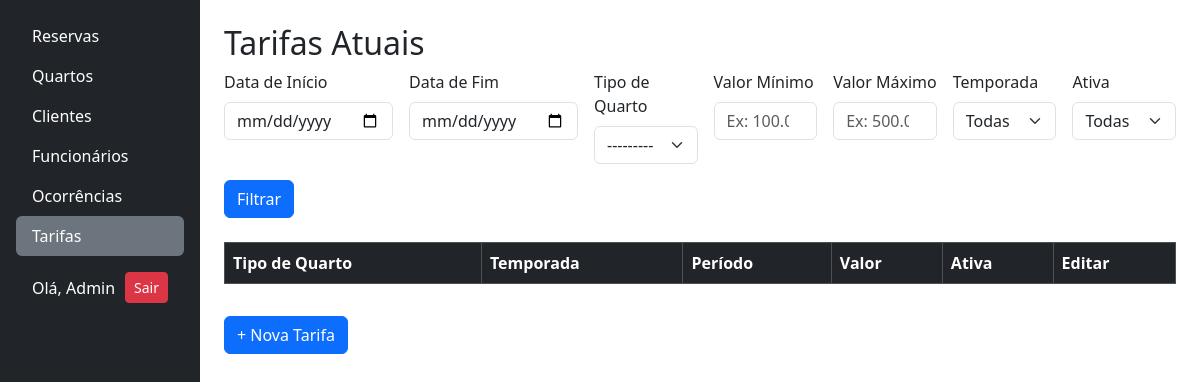
/tarifas/ (signed in), run on an earlier commit of the app's database.
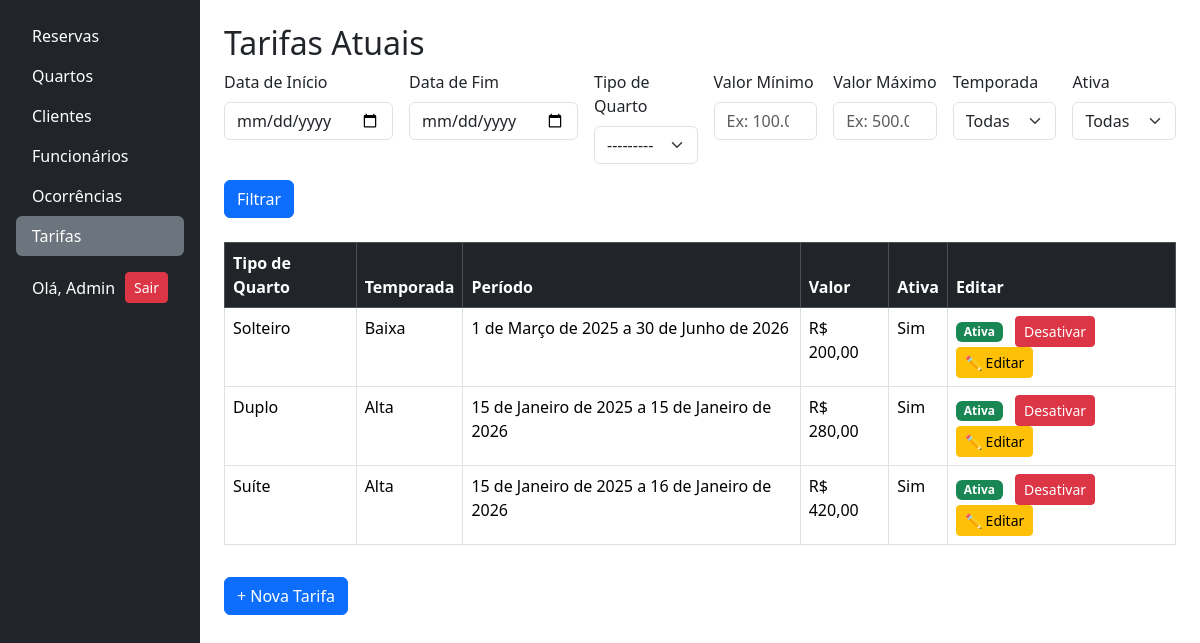
And on a later commit of the database.
### tarifas/models.py (models this page shows, shortened)
class Tarifa(models.Model):
    tipo_quarto = models.ForeignKey(TipoQuarto, on_delete=models.RESTRICT)
    valor = models.DecimalField(max_digits=8, decimal_places=2)
    temporada = models.CharField(
        max_length=10, choices=TEMPORADA_CHOICES, null=True, blank=True)
    ativa = models.BooleanField(default=True)
    data_inicio = models.DateField()
    data_fim = models.DateField()

### quartos/models.py (models this page shows)
class TipoQuarto(models.Model):
    nome = models.CharField(max_length=100, unique=True, blank=False)
    descricao = models.TextField(max_length=400, blank=True, null=True)
    capacidade = models.IntegerField(verbose_name="Capacidade", blank=False)
    def __str__(self):
        return f"{self.nome}"

### tarifas/views.py (the view, shortened to what this page needs)
# urls.py: path('', views.lista_tarifas, name='lista_tarifas'),
@login_required
@user_passes_test(is_admin)
def lista_tarifas(request):
    form = RelatorioTarifas(request.GET or None)
    tarifas = Tarifa.objects.all().order_by('-data_inicio')
    return render(request, "tarifas/lista.html", {
        "form": form,
        "tarifas": tarifas
    })

### tarifas/views.py (called while the page is built)
def is_admin(user):
    return user.is_staff

### tarifas/templates/tarifas/lista.html
{% extends 'base.html' %}
{% load crispy_forms_tags %}
{% block content %}
<h2>Tarifas Atuais</h2>
<form method="get" class="row g-3 mb-4">
  {% for field in form %}
    <div class="col">
      <label for="{{ field.id_for_label }}" class="form-label">{{ field.label }}</label>
      {{ field }}
    </div>
  {% endfor %}
  <div class="col-12">
    <button type="submit" class="btn btn-primary">Filtrar</button>
  </div>
</form>
<div class="table-responsive">
<table class="table table-bordered">
  <thead class="table-dark">
    <tr>
      <th>Tipo de Quarto</th>
      <th>Temporada</th>
      <th>Período</th>
      <th>Valor</th>
      <th>Ativa</th>
      <th>Editar</th>
    </tr>
  </thead>
  <tbody>
    {% for tarifa in tarifas %}
    <tr>
      <td>{{ tarifa.tipo_quarto.nome }}</td>
      <td>{{ tarifa.temporada|default:"-" }}</td>
      <td>{{ tarifa.data_inicio }} a {{ tarifa.data_fim }}</td>
      <td>R$ {{ tarifa.valor }}</td>
      <td>{{ tarifa.ativa|yesno:"Sim,Não" }}</td>
      <td>
        {% if tarifa.ativa %}
          <span class="badge bg-success">Ativa</span>
          <a href="{% url 'desativar_tarifa' tarifa.id %}" class="btn btn-sm btn-danger ms-2">Desativar</a>
        {% else %}
          <span class="badge bg-secondary">Inativa</span>
          <a href="{% url 'ativar_tarifa' tarifa.id %}" class="btn btn-sm btn-danger ms-2">Ativar</a>
        {% endif %}
        <a href="{% url 'editar_tarifa' tarifa.id %}" class="btn btn-sm btn-warning">✏️ Editar</a>
      </td>
    </tr>
    {% endfor %}
  </tbody>
</table>
</div>
<a href="{% url 'nova_tarifa' %}" class="btn btn-primary mt-3">+ Nova Tarifa</a>
{% endblock %}

### templates/base.html (shortened to what this page needs)
<!DOCTYPE html>
<html lang="en">
<head>
    <link href="https://cdn.jsdelivr.net/npm/bootstrap@5.3.6/dist/css/bootstrap.min.css" rel="stylesheet"
>
</head>
<body class="d-flex flex-column min-vh-100">
        <div class="container-fluid flex-grow-1">
        <div class="row h-100">
           {% include "partials/_menu.html" %}
            <main class="col-md-9 ms-sm-auto col-lg-10 px-md-4 pt-4 mb-4">
                {% block content %}
                {% endblock %}
            </main>
        </div>
    </div>
</body>
</html>

### templates/partials/_menu_itens.html
<ul class="nav nav-pills flex-column mb-auto">
    <li>
        <a href="{% url 'reservas:reservas' %}"
           class="nav-link text-white {% if request.resolver_match.app_name == 'reservas' %}active bg-secondary{% endif %}">
            Reservas
        </a>
    </li>
    {% if user.is_staff %}
    <li>
        <a href="{% url 'quartos' %}"
           class="nav-link text-white {% if '/quartos/' in request.path %}active bg-secondary{% endif %}">
            Quartos
        </a>
    </li>
    {% endif %}
    <li>
        <a href="{% url 'clientes' %}"
           class="nav-link text-white {% if '/clientes/' in request.path %}active bg-secondary{% endif %}">
            Clientes
        </a>
    </li>
    {% if user.is_staff %}
    <li>
        <a href="{% url 'funcionarios' %}"
           class="nav-link text-white {% if '/funcionarios/' in request.path %}active bg-secondary{% endif %}">
            Funcionários
        </a>
    </li>
    {% endif %}
    <li>
        <a href="{% url 'lista_ocorrencias' %}" class="nav-link text-white {% if '/ocorrencias/' in request.path %}active bg-secondary{% endif %}">
            Ocorrências
        </a>
    </li>
    {% if user.is_staff %}
    <li>
        {% if request.user.is_staff %}
        <a href="{% url 'lista_tarifas' %}" class="nav-link text-white {% if '/tarifas/' in request.path %}active bg-secondary{% endif %}">
            Tarifas
        </a>
        {% endif %}
    </li>
    {% endif %}
     {% if user.is_authenticated %}
        <li class="mt-3">
            <div class="d-flex align-items-center gap-2 px-3 text-white">
                <span>Olá, {{ user.first_name }}</span>
                <a href="{% url 'logout' %}" class="btn btn-danger btn-sm ms-auto">Sair</a>
                </div>
        </li>
    {% endif %}
</ul>

### templates/partials/_menu.html
<nav id="sidebarMenu"
     class="col-md-3 col-lg-2 d-none d-md-block bg-dark text-white collapse show h-100 p-3">
    {% include "partials/_menu_itens.html" %}
</nav>

### templates/base.html (style rules this page uses)
html, body { height: 100%; margin: 0; }

What changed in the data, as far as the page shows it:
added Tarifa: tipo_quarto.nome "Solteiro", temporada "Baixa", data_inicio "1 de Março de 2025", data_fim "30 de Junho de 2026", valor "200,00", ativa "Sim", shows "Ativa"
added Tarifa: tipo_quarto.nome "Duplo", temporada "Alta", data_inicio "15 de Janeiro de 2025", data_fim "15 de Janeiro de 2026", valor "280,00", ativa "Sim", shows "Ativa"
added Tarifa: tipo_quarto.nome "Suíte", temporada "Alta", data_inicio "15 de Janeiro de 2025", data_fim "16 de Janeiro de 2026", valor "420,00", ativa "Sim", shows "Ativa"
